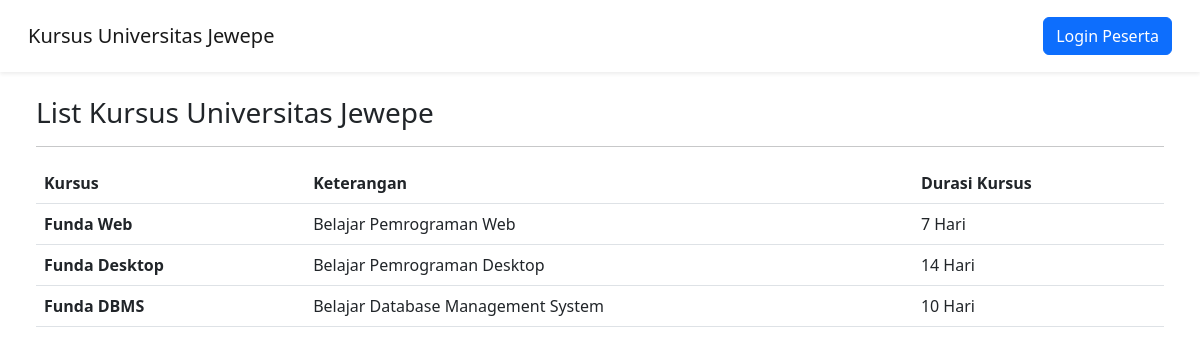
The page / on the database its author committed.
### tables this page shows
CREATE TABLE `tb_kursus` (
  `id_kursus` int(3) NOT NULL,
  `nama_kursus` varchar(50) NOT NULL,
  `keterangan_kursus` text NOT NULL,
  `durasi_kursus` varchar(30) NOT NULL
);

### index.php (the view, shortened to what this page needs)
<!DOCTYPE html>
<html lang="en">
<head>
    <link rel="stylesheet" href="./assets/css/bootstrap.min.css">
</head>
<body>
    <nav class="navbar navbar-expand-lg navbar-light py-3 px-3 shadow-sm" style="background-color: #FFFFFF;">
    <div class="container-fluid">
        <a class="navbar-brand" href="index.php">
            Kursus Universitas Jewepe
        </a>
        <div class="collapse navbar-collapse" id="navbarText">
        <a class="btn btn-primary" href="login.php">Login Peserta</a>
    </div>
    </nav>
       <div class="row mx-4 mt-4 justify-content-between">
            <div class="col-12">
                <h3>List Kursus Universitas Jewepe</h3>
                <hr>
                <table class="table">
                    <thead>
                        <tr>
                        <th scope="col">Kursus</th>
                        <th scope="col">Keterangan</th>
                        <th scope="col">Durasi Kursus</th>
                        </tr>
                    </thead>
                    <tbody>
                        <?php
                        include 'functions.php';
                        $data = mysqli_query($conn,"SELECT * FROM tb_kursus
                                                    order by id_kursus desc");
                        while($d = mysqli_fetch_array($data)){
                            ?>
                        <tr>
                            <th><?php echo $d['nama_kursus']; ?></th>
                            <td><?php echo $d['keterangan_kursus']; ?></td>
                            <td><?php echo $d['durasi_kursus']; ?></td>
                        </tr>
                        <?php
                                        }
                                        ?>
                    </tbody>
                </table>
            </div>
       </div>
</body>
</html>

### rows shown on the page
tb_kursus: nama_kursus "Funda Web", keterangan_kursus "Belajar Pemrograman Web", durasi_kursus "7 Hari"
tb_kursus: nama_kursus "Funda Desktop", keterangan_kursus "Belajar Pemrograman Desktop", durasi_kursus "14 Hari"
tb_kursus: nama_kursus "Funda DBMS", keterangan_kursus "Belajar Database Management System", durasi_kursus "10 Hari"
